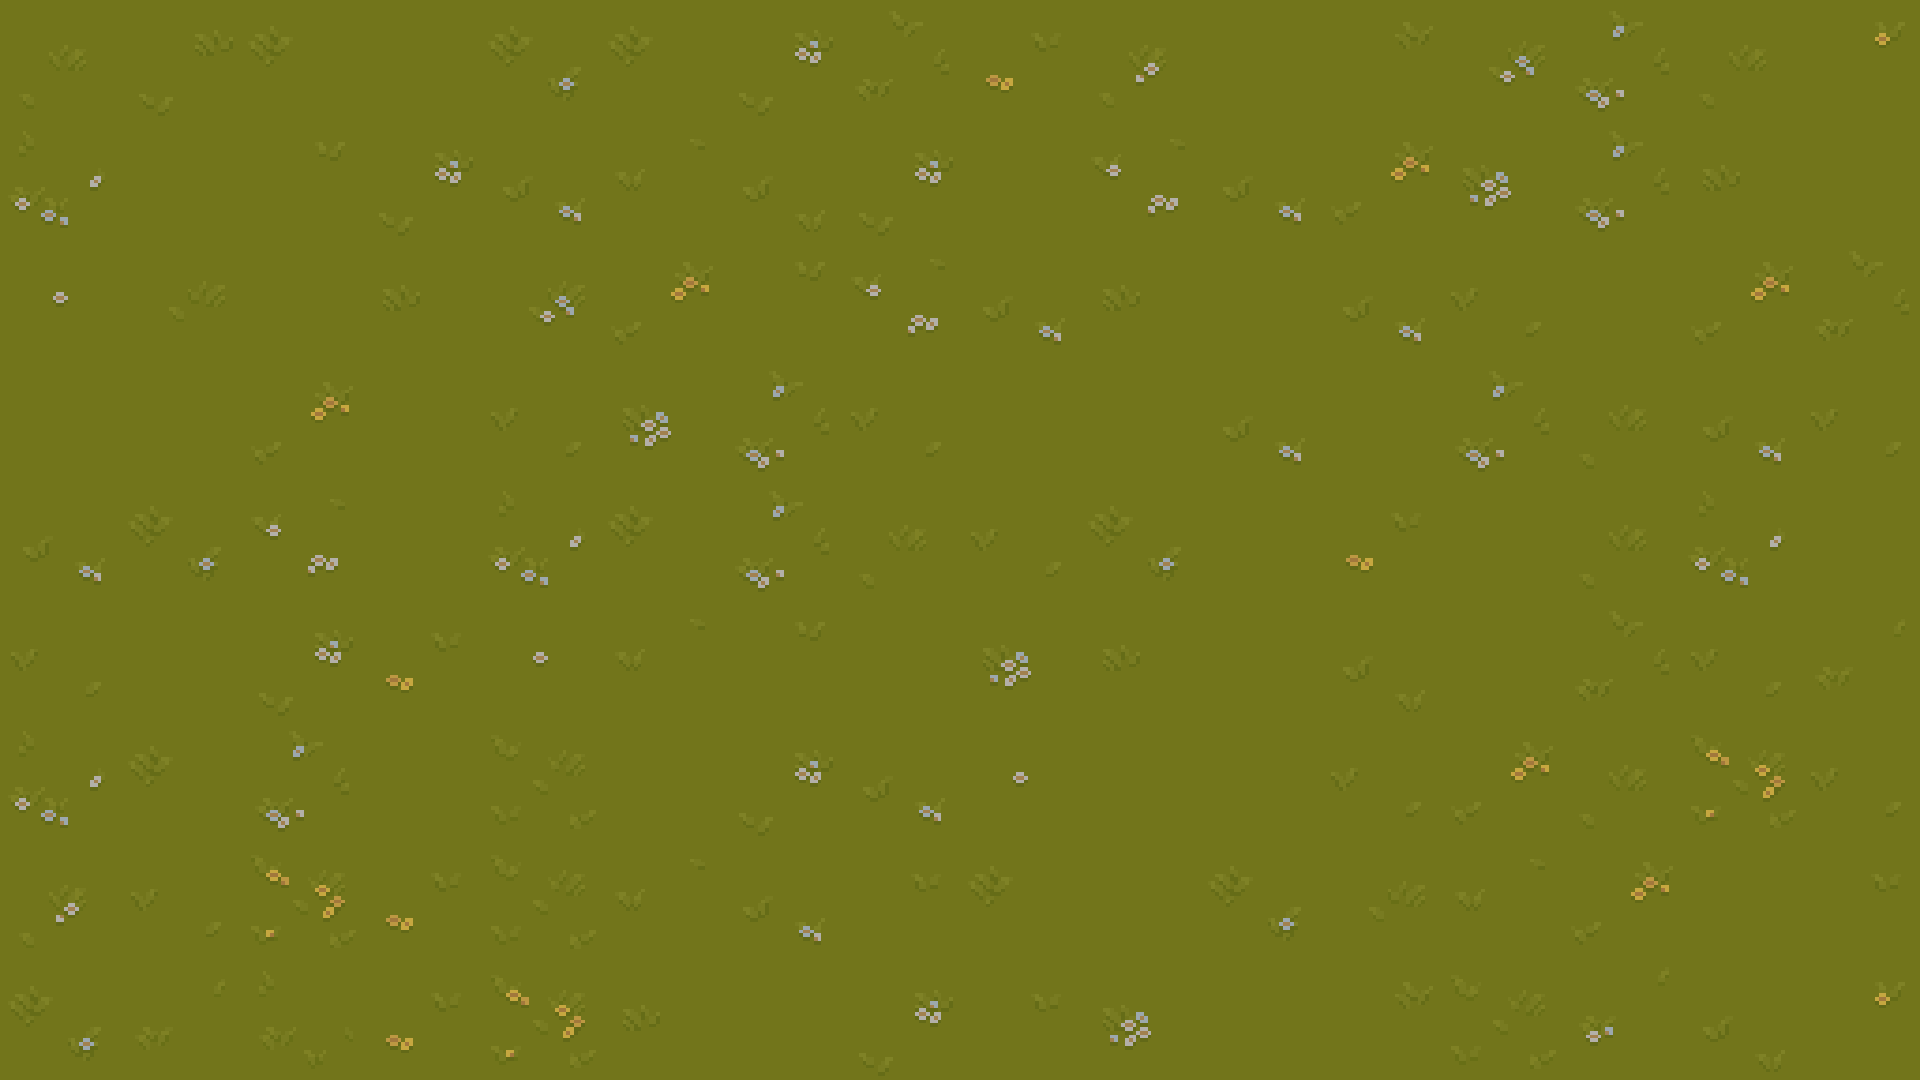

Rendered tile map (Tiled .tmx) drawn with the repository's tilesets; below, a short description and the full map source, tile grids included:
An orthogonal 32x18 tile map with 60x60 px tiles, 1 tile layer (Calque de Tuiles 1).

<map version="1.10" tiledversion="1.11.2" orientation="orthogonal" renderorder="right-down" width="32" height="18" tilewidth="60" tileheight="60" infinite="0" nextlayerid="2" nextobjectid="1">
 <tileset firstgid="1" source="TX Tileset Grass_1920.tsx" />
 <layer id="1" name="Calque de Tuiles 1" width="32" height="18">
  <data encoding="csv">
157,158,91,92,27,28,25,26,347,348,27,28,411,412,155,156,473,474,477,478,25,26,93,94,543,544,475,476,157,158,479,480,
189,190,123,124,59,60,57,58,379,380,59,60,443,444,187,188,505,506,509,510,57,58,125,126,575,576,507,508,189,190,511,512,
537,538,25,26,159,160,411,412,351,352,29,30,31,32,411,412,25,26,349,350,351,352,413,414,409,410,475,476,89,90,25,26,
569,570,57,58,191,192,443,444,383,384,61,62,63,64,443,444,57,58,381,382,383,384,445,446,441,442,507,508,121,122,57,58,
345,346,223,224,25,26,89,90,543,544,413,414,159,160,349,350,351,352,89,90,25,26,351,352,415,416,25,26,413,414,155,156,
377,378,255,256,57,58,121,122,575,576,445,446,191,192,381,382,383,384,121,122,57,58,383,384,447,448,57,58,445,446,187,188,
25,26,25,26,413,414,25,26,415,416,409,410,475,476,415,416,25,26,25,26,351,352,25,26,475,476,157,158,351,352,95,96,
57,58,57,58,445,446,57,58,447,448,441,442,507,508,447,448,57,58,57,58,383,384,57,58,507,508,189,190,383,384,127,128,
351,352,347,348,349,350,25,26,537,538,27,28,475,476,157,158,95,96,347,348,25,26,473,474,25,26,157,158,537,538,25,26,
383,384,379,380,381,382,57,58,569,570,59,60,507,508,189,190,127,128,379,380,57,58,505,506,57,58,189,190,569,570,57,58,
95,96,25,26,411,412,473,474,345,346,29,30,159,160,25,26,409,410,89,90,25,26,31,32,25,26,155,156,95,96,221,222,
127,128,57,58,443,444,505,506,377,378,61,62,191,192,57,58,441,442,121,122,57,58,63,64,57,58,187,188,127,128,253,254,
537,538,27,28,475,476,25,26,219,220,25,26,411,412,351,352,345,346,25,26,25,26,415,416,413,414,157,158,539,540,415,416,
569,570,59,60,507,508,57,58,251,252,57,58,443,444,383,384,377,378,57,58,57,58,447,448,445,446,189,190,571,572,447,448,
477,478,95,96,539,540,473,474,219,220,29,30,351,352,153,154,27,28,25,26,347,348,223,224,29,30,413,414,25,26,153,154,
509,510,127,128,571,572,505,506,251,252,61,62,383,384,185,186,59,60,57,58,379,380,255,256,61,62,445,446,57,58,185,186,
347,348,221,222,217,218,473,474,539,540,89,90,25,26,411,412,153,154,409,410,25,26,93,94,219,220,541,542,31,32,479,480,
379,380,253,254,249,250,505,506,571,572,121,122,57,58,443,444,185,186,441,442,57,58,125,126,251,252,573,574,63,64,511,512
</data>
 </layer>
</map>
